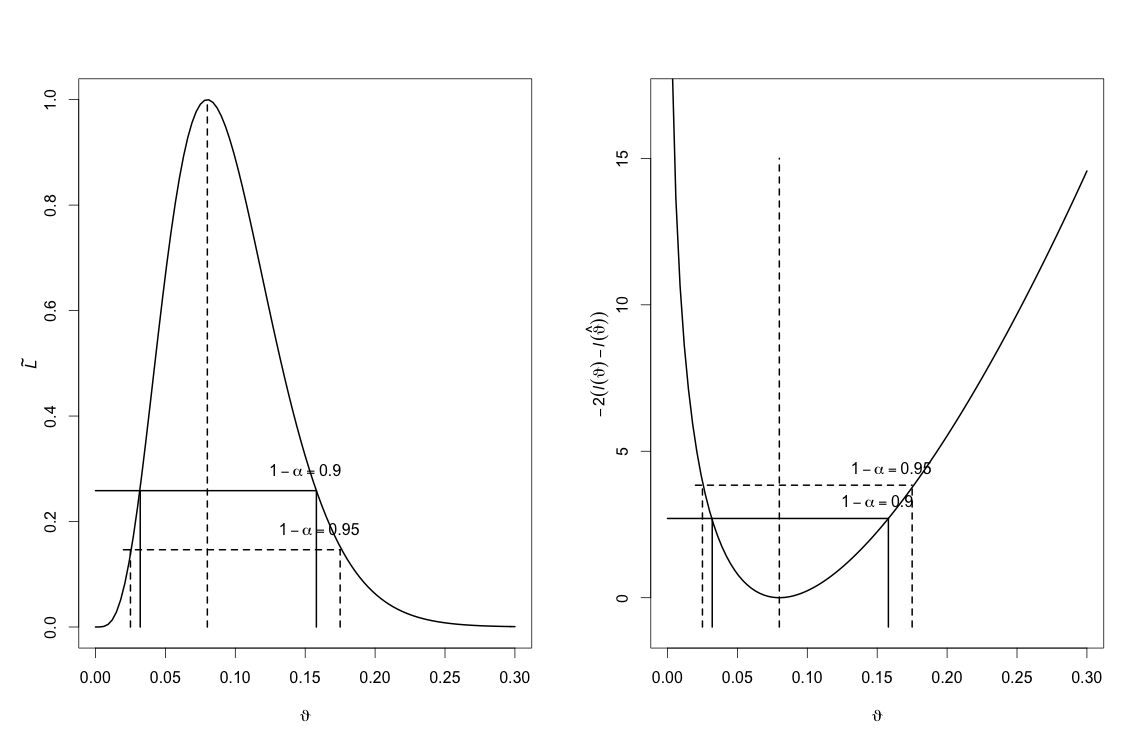

Write R code to recreate this figure.
# ------------------------------------------------------------------------------
# Project:     SRM - Stochastische Risikomodellierung und statistische Methoden
# ------------------------------------------------------------------------------
# Quantlet:    SRM_fig4.6
# ------------------------------------------------------------------------------
# Description: Plots and compares the confidence intervals for relative
#              likelihood and relative log-likelihood functions.
# ------------------------------------------------------------------------------
# Keywords:    confidence-interval, likelihood, function, plot,
#              visualization, graphical representation
# ------------------------------------------------------------------------------
# See also:
# ------------------------------------------------------------------------------
# Author:      Sandor
# ------------------------------------------------------------------------------

## clear history
rm(list = ls(all = TRUE))
graphics.off()

## Konfidentintervalle mit dem LQT
y      = 4                             # 4 treffer bei 50 Beobachtungen
n      = 50
p_Dach = y/n                           # ML-Schaetzer fur Binomialverteilung

## Funktionen
L = function(p) p^y * (1 - p)^(n - y)  #Likelihood
LR = function(p) L(p)/L(p_Dach)        #Relative Likelihood

par(mfrow = c(1, 2))
## Zeichne Relative Likelihood
curve(LR, 0, 0.3, ylab = NA, xlab = expression(italic(theta1)), lwd = 2)
mtext(expression(tilde(italic(L))), side = 2, line = 2)
segments(0.08, 0, 0.08, 1, lty = 2, lwd = 2)     #Vertikale in p-Dach
c1 = exp(-qchisq(0.95, 1)/2)                     #c1=95% Quantil der Chi^2_1
c2 = exp(-qchisq(0.9, 1)/2)                      #c2=90% Quantil der Chi^2_1
segments(0.02, c1, 0.175, c1, lty = 2, lwd = 2)  #Horizontale in c1
segments(0, c2, 0.158, c2, lty = 1, lwd = 2)     #Horizontale in c2
segments(0.032, 0, 0.032, c2, lwd = 2)           #Vertikale 1 zu c2\t
segments(0.158, 0, 0.158, c2, lwd = 2)           #Vertikale 2 zu c2
segments(0.025, 0, 0.025, c1, lwd = 2, lty = 2)  #Vertikale 1 zu c1
segments(0.175, 0, 0.175, c1, lwd = 2, lty = 2)  #Vertikale 2 zu c1
text(0.15, c2 + 0.04, expression(1 - alpha == 0.9))
text(0.16, c1 + 0.04, expression(1 - alpha == 0.95))
# text(0.01,c1,expression(lambda[alpha]))

## Zeichne Relative Log-Likelihood
LLR = function(p) -2 * log(LR(p), base = exp(1))
curve(LLR, 0, 0.3, ylab = NA, xlab = expression(italic(theta1)), lwd = 2, 
      ylim = c(-1, 17))
mtext(expression(-2(italic(l)(theta1) - italic(l)(hat(theta1)))), side = 2, 
      line = 2)

segments(0.08, -1, 0.08, 15, lty = 2, lwd = 2)    #Vertikale in p-Dach
c1 = qchisq(0.95, 1)                              #c1=95% Quantil der Chi^2_1
c2 = qchisq(0.9, 1)                               #c2=90% Quantil der Chi^2_1
segments(0.02, c1, 0.175, c1, lty = 2, lwd = 2)   #Horizontale in c1
segments(0, c2, 0.158, c2, lty = 1, lwd = 2)      #Horizontale in c2
segments(0.032, -1, 0.032, c2, lwd = 2)           #Vertikale 1 zu c2\t
segments(0.158, -1, 0.158, c2, lwd = 2)           #Vertikale 2 zu c2
segments(0.025, -1, 0.025, c1, lwd = 2, lty = 2)  #Vertikale 1 zu c1
segments(0.175, -1, 0.175, c1, lwd = 2, lty = 2)  #Vertikale 2 zu c1
text(0.15, c2 + 0.6, expression(1 - alpha == 0.9))
text(0.16, c1 + 0.6, expression(1 - alpha == 0.95))
